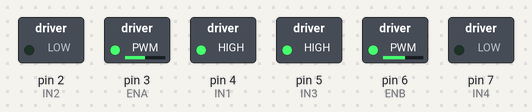
A sketch run on a simulated Arduino Uno, built with avr-gcc and run on an emulated ATmega328P. On the bench: switched loads named in the sketch (green lamp = pin HIGH).

Above: at 0.1 s.
Timing chart, 0 to 1.6 s (numbered marks = the images above):
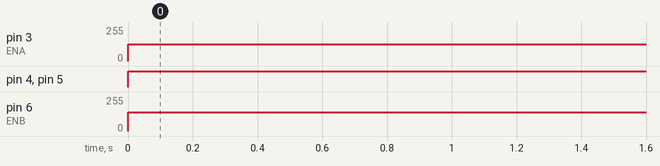

The sketch:

moteur_3.ino
```cpp
#define IN1 4
#define IN2 2
#define ENA 3
#define IN3 5
#define IN4 7
#define ENB 6
#define Left 0
#define Right 1
#define Forw 1
#define Backw -1
#define Stop 0


int i=0;
void cmd_motor(int,int,int);


void setup() {
  pinMode(IN1,OUTPUT);
  pinMode(IN2,OUTPUT);
  pinMode(IN3,OUTPUT);
  pinMode(IN4,OUTPUT);
  pinMode(ENA,OUTPUT);
  pinMode(ENB,OUTPUT);
}

void loop(){
for(i;i<1;i++)
  {
  //cmd_motor(Right,Forw,127);
  //cmd_motor(Left,Forw,140);
  //delay(2000);
  //cmd_motor(Right,Forw,77);
  //cmd_motor(Left,Forw,140);
  //delay(600);
  //cmd_motor(Right,Backw,127);
  //cmd_motor(Left,Backw,140);
  //delay(1000);
  //cmd_motor(Right,Backw,127);
  //cmd_motor(Left,Backw,90);
  //delay(700);
  //cmd_motor(Right,Backw,127);
  //cmd_motor(Left,Backw,140);
  //delay(1000);
  //cmd_motor(Left,Stop,0);
  //cmd_motor(Right,Stop,0);
  cmd_motor(Right,Forw,127);
  cmd_motor(Left,Forw,140 );
  delay(1000);
  }
}

void cmd_motor(int motor, int direct, int power){
 power=power;

    if(motor==Right)
      {
       if(direct==Forw)
       {
        digitalWrite(IN1,HIGH);
        digitalWrite(IN2,LOW);
       }
       if(direct==Backw)
      {
       digitalWrite(IN1,LOW);
       digitalWrite(IN2,HIGH);
      }
      if(direct==Stop)
      {
       digitalWrite(IN1, LOW);
       digitalWrite(IN2, LOW);
      }
      analogWrite(ENA,power);
      }
    if(motor==Left)
      {
       if(direct==Forw)
       {
        digitalWrite(IN3,HIGH);
        digitalWrite(IN4,LOW);
       }
       if(direct==Backw)
      {
       digitalWrite(IN3, LOW);
       digitalWrite(IN4,HIGH);
      }
      if(direct==Stop)
      {
      digitalWrite(IN3,LOW);
      digitalWrite(IN4,LOW);
      }
      analogWrite(ENB,power);
      }
}
```

Measured:
- by itself, pin 3 (ENA): 0/255 → 127/255 at 0.00 s
- by itself, pin 4 (IN1), pin 5 (IN3): LOW → HIGH at 0.00 s
- by itself, pin 6 (ENB): 0/255 → 140/255 at 0.00 s
